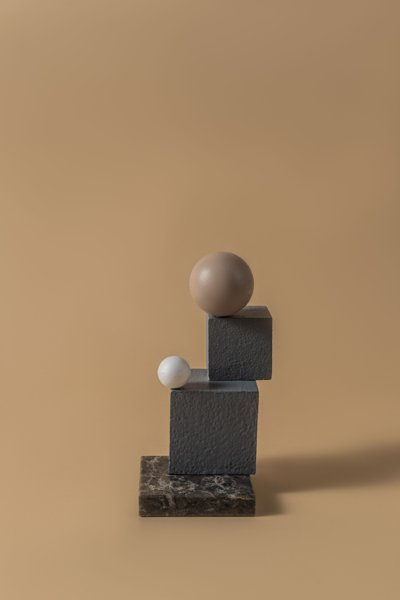
#> input picture media/input_blocks.jpg, 400 x 600 px
$ python image_to_mem.py ../media/input_blocks.jpg out.png 5 5
#> lines starting #> are read from the running program, lines starting #| are printed output that depends on the picture
import sys
from PIL import Image


def main():
    if len(sys.argv) < 3:
        print("Usage: python3 image_to_mem.py <input_image> <image.mem> [max_width] [max_height]")
        sys.exit(1)

    in_path = sys.argv[1]
    out_path = sys.argv[2]
    max_w = int(sys.argv[3]) if len(sys.argv) > 3 else 200
    max_h = int(sys.argv[4]) if len(sys.argv) > 4 else 300

    img = Image.open(in_path).convert('L')
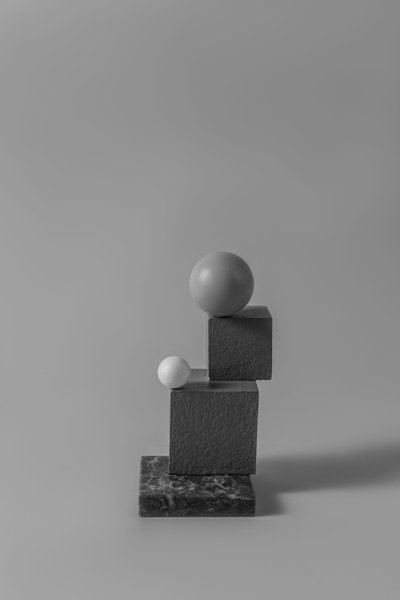
#> img: PIL image 400x600 L; min 4, max 224, mean 139.3
    w, h = img.size
#> w = 400; h = 600
    scale = min(max_w / w, max_h / h, 1.0)
#> scale = 0.00833
    if scale != 1.0:
        w, h = int(w * scale), int(h * scale)
#> w = 3; h = 5
        img = img.resize((w, h), Image.LANCZOS)

    pixels = list(img.getdata())
#> pixels = [150, 141, 136, 151, 146, 138, 162, 129, 132, 160, 88, 123, 158, 122, 140]

    with open(out_path, 'w') as f:
        for p in pixels:
            f.write('%02x\n' % p)
#> this loop made 15 passes
#> p on passes 1 to 12: 150, 141, 136, 151, 146, 138, 162, 129, 132, 160, 88, 123

    print(f"Wrote {len(pixels)} pixels ({w}x{h}) to {out_path}")
#| Wrote 15 pixels (3x5) to out.png
    print("Set these in top_sobel_vga.v (or as Vivado generic overrides):")
    print(f"  IMG_WIDTH  = {w}")
#|   IMG_WIDTH  = 3
    print(f"  IMG_HEIGHT = {h}")
#|   IMG_HEIGHT = 5
    if w > 640 or h > 480:
        print("WARNING: image is larger than 640x480 and will not fit on screen.")


if __name__ == '__main__':
    main()
